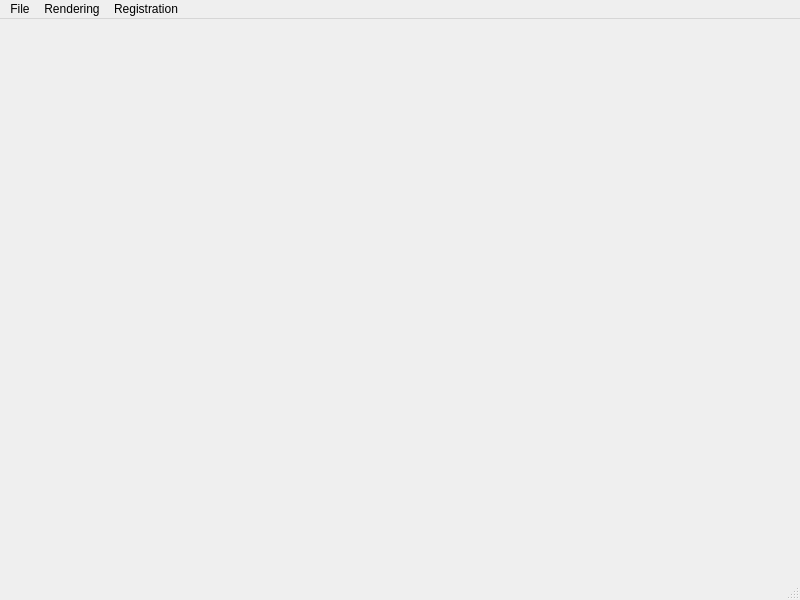
<?xml version="1.0" encoding="UTF-8"?>
<ui version="4.0">
 <class>MainWindow</class>
 <widget class="QMainWindow" name="MainWindow">
  <property name="geometry">
   <rect>
    <x>0</x>
    <y>0</y>
    <width>800</width>
    <height>600</height>
   </rect>
  </property>
  <property name="windowTitle">
   <string>MainWindow</string>
  </property>
  <widget class="QWidget" name="centralwidget"/>
  <widget class="QMenuBar" name="menubar">
   <property name="geometry">
    <rect>
     <x>0</x>
     <y>0</y>
     <width>800</width>
     <height>21</height>
    </rect>
   </property>
   <widget class="QMenu" name="menuFile">
    <property name="title">
     <string>File</string>
    </property>
    <widget class="QMenu" name="menuRecentWorkspaces">
     <property name="title">
      <string>Recent Workspaces</string>
     </property>
    </widget>
    <addaction name="actionSetWorkspace"/>
    <addaction name="menuRecentWorkspaces"/>
   </widget>
   <widget class="QMenu" name="menuRendering">
    <property name="title">
     <string>Rendering</string>
    </property>
    <addaction name="actionIncreasePointSize"/>
    <addaction name="actionDecreasePointSize"/>
    <addaction name="separator"/>
    <addaction name="actionIncreaseLineWidth"/>
    <addaction name="actionDecreaseLineWidth"/>
   </widget>
   <widget class="QMenu" name="menuRegistration">
    <property name="title">
     <string>Registration</string>
    </property>
    <addaction name="actionLoadAxis"/>
    <addaction name="actionSaveAxis"/>
    <addaction name="separator"/>
    <addaction name="actionICP"/>
    <addaction name="actionRefineAxis"/>
    <addaction name="actionGenerateObject"/>
    <addaction name="separator"/>
    <addaction name="actionAutoReg"/>
   </widget>
   <addaction name="menuFile"/>
   <addaction name="menuRendering"/>
   <addaction name="menuRegistration"/>
  </widget>
  <widget class="QStatusBar" name="statusbar"/>
  <action name="actionSetWorkspace">
   <property name="text">
    <string>Set Workspace</string>
   </property>
   <property name="shortcut">
    <string>Ctrl+W</string>
   </property>
  </action>
  <action name="actionIncreasePointSize">
   <property name="text">
    <string>Increase Point Size</string>
   </property>
   <property name="shortcut">
    <string>Ctrl+Up</string>
   </property>
  </action>
  <action name="actionDecreasePointSize">
   <property name="text">
    <string>Decrease Point Size</string>
   </property>
   <property name="shortcut">
    <string>Ctrl+Down</string>
   </property>
  </action>
  <action name="actionIncreaseLineWidth">
   <property name="text">
    <string>Increase Line Width</string>
   </property>
   <property name="shortcut">
    <string>Ctrl+=</string>
   </property>
  </action>
  <action name="actionDecreaseLineWidth">
   <property name="text">
    <string>Decrease Line Width</string>
   </property>
   <property name="shortcut">
    <string>Ctrl+-</string>
   </property>
  </action>
  <action name="actionICP">
   <property name="text">
    <string>ICP</string>
   </property>
   <property name="shortcut">
    <string>Ctrl+I</string>
   </property>
  </action>
  <action name="actionRefineAxis">
   <property name="text">
    <string>Refine Axis</string>
   </property>
   <property name="shortcut">
    <string>Ctrl+R</string>
   </property>
  </action>
  <action name="actionGenerateObject">
   <property name="text">
    <string>Generate Object</string>
   </property>
   <property name="shortcut">
    <string>Ctrl+G</string>
   </property>
  </action>
  <action name="actionAutoReg">
   <property name="text">
    <string>AutoReg</string>
   </property>
   <property name="shortcut">
    <string>Ctrl+A</string>
   </property>
  </action>
  <action name="actionSaveAxis">
   <property name="text">
    <string>Save Axis</string>
   </property>
   <property name="shortcut">
    <string>Ctrl+S</string>
   </property>
  </action>
  <action name="actionLoadAxis">
   <property name="text">
    <string>Load Axis</string>
   </property>
   <property name="shortcut">
    <string>Ctrl+L</string>
   </property>
  </action>
 </widget>
 <resources/>
 <connections/>
</ui>
